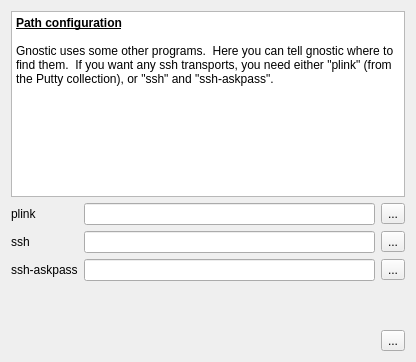
<?xml version="1.0" encoding="UTF-8"?>
<ui version="4.0">
 <class>PathEditorForm</class>
 <widget class="QWidget" name="PathEditorForm">
  <property name="geometry">
   <rect>
    <x>0</x>
    <y>0</y>
    <width>416</width>
    <height>362</height>
   </rect>
  </property>
  <property name="windowTitle">
   <string>Form</string>
  </property>
  <layout class="QGridLayout" name="gridLayout">
   <item row="0" column="0" colspan="3">
    <widget class="QTextBrowser" name="textBrowser">
     <property name="html">
      <string>&lt;!DOCTYPE HTML PUBLIC &quot;-//W3C//DTD HTML 4.0//EN&quot; &quot;http://www.w3.org/TR/REC-html40/strict.dtd&quot;&gt;
&lt;html&gt;&lt;head&gt;&lt;meta name=&quot;qrichtext&quot; content=&quot;1&quot; /&gt;&lt;style type=&quot;text/css&quot;&gt;
p, li { white-space: pre-wrap; }
&lt;/style&gt;&lt;/head&gt;&lt;body style=&quot; font-family:'Ubuntu'; font-size:9pt; font-weight:400; font-style:normal;&quot;&gt;
&lt;p style=&quot; margin-top:0px; margin-bottom:0px; margin-left:0px; margin-right:0px; -qt-block-indent:0; text-indent:0px;&quot;&gt;&lt;span style=&quot; font-weight:600; text-decoration: underline;&quot;&gt;Path configuration&lt;/span&gt;&lt;/p&gt;
&lt;p style=&quot;-qt-paragraph-type:empty; margin-top:0px; margin-bottom:0px; margin-left:0px; margin-right:0px; -qt-block-indent:0; text-indent:0px;&quot;&gt;&lt;/p&gt;
&lt;p style=&quot; margin-top:0px; margin-bottom:0px; margin-left:0px; margin-right:0px; -qt-block-indent:0; text-indent:0px;&quot;&gt;Gnostic uses some other programs.  Here you can tell gnostic where to find them.  If you want any ssh transports, you need either &amp;quot;plink&amp;quot; (from the Putty collection), or &amp;quot;ssh&amp;quot; and &amp;quot;ssh-askpass&amp;quot;.&lt;/p&gt;&lt;/body&gt;&lt;/html&gt;</string>
     </property>
    </widget>
   </item>
   <item row="1" column="0">
    <widget class="QLabel" name="label">
     <property name="text">
      <string>plink</string>
     </property>
    </widget>
   </item>
   <item row="1" column="1">
    <widget class="QLineEdit" name="plinkPathEdit"/>
   </item>
   <item row="1" column="2">
    <widget class="QToolButton" name="plinkPathButton">
     <property name="text">
      <string>...</string>
     </property>
    </widget>
   </item>
   <item row="2" column="0">
    <widget class="QLabel" name="label_2">
     <property name="text">
      <string>ssh</string>
     </property>
    </widget>
   </item>
   <item row="2" column="1">
    <widget class="QLineEdit" name="sshPathEdit"/>
   </item>
   <item row="2" column="2">
    <widget class="QToolButton" name="sshPathButton">
     <property name="text">
      <string>...</string>
     </property>
    </widget>
   </item>
   <item row="3" column="0">
    <widget class="QLabel" name="label_3">
     <property name="text">
      <string>ssh-askpass</string>
     </property>
    </widget>
   </item>
   <item row="3" column="1">
    <widget class="QLineEdit" name="sshAskpassPathEdit"/>
   </item>
   <item row="3" column="2">
    <widget class="QToolButton" name="sshAskpassPathButton">
     <property name="text">
      <string>...</string>
     </property>
    </widget>
   </item>
   <item row="4" column="0" colspan="3">
    <spacer name="verticalSpacer">
     <property name="orientation">
      <enum>Qt::Vertical</enum>
     </property>
     <property name="sizeHint" stdset="0">
      <size>
       <width>20</width>
       <height>49</height>
      </size>
     </property>
    </spacer>
   </item>
   <item row="5" column="0" colspan="3">
    <layout class="QHBoxLayout" name="horizontalLayout">
     <item>
      <spacer name="horizontalSpacer">
       <property name="orientation">
        <enum>Qt::Horizontal</enum>
       </property>
       <property name="sizeHint" stdset="0">
        <size>
         <width>40</width>
         <height>20</height>
        </size>
       </property>
      </spacer>
     </item>
     <item>
      <widget class="QToolButton" name="saveButton">
       <property name="text">
        <string>...</string>
       </property>
       <property name="icon">
        <iconset resource="../../resources.qrc">
         <normaloff>:/icons/images/save-icon.png</normaloff>:/icons/images/save-icon.png</iconset>
       </property>
       <property name="iconSize">
        <size>
         <width>22</width>
         <height>22</height>
        </size>
       </property>
      </widget>
     </item>
    </layout>
   </item>
  </layout>
 </widget>
 <resources>
  <include location="../../resources.qrc"/>
 </resources>
 <connections/>
</ui>
